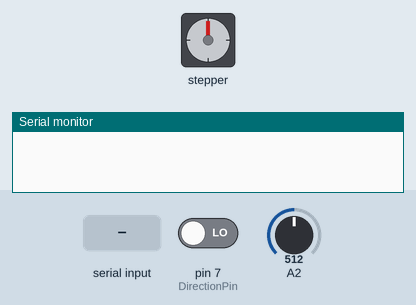
A sketch run on a simulated Arduino Uno, built with avr-gcc and run on an emulated ATmega328P. Parts: stepper motor, the last lines printed to the serial monitor. Inputs (shaded band) come from the test bench; at power-on: A2 = 512, pin 7 (DirectionPin) LOW. Stepper angles assume 200 steps per turn.

Above: at 0.9 s.
1.0 s: "90,45\n" received over Serial
At 1.15 s:
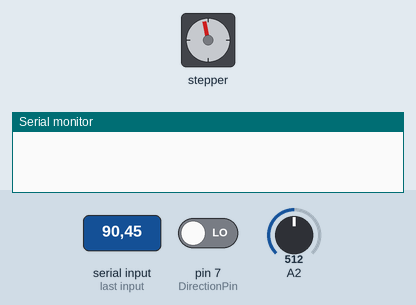
At 2.2 s:
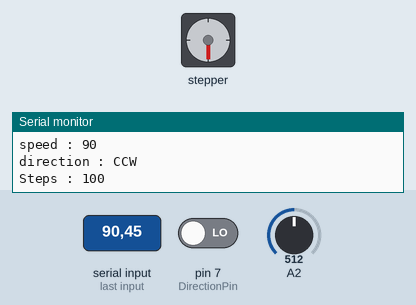
4.0 s: A2 set to 716
At 6.8 s:
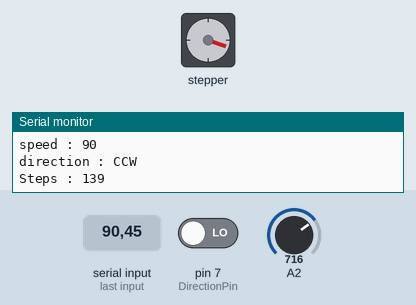
7.0 s: pin 7 (DirectionPin) driven HIGH
At 8.29 s:
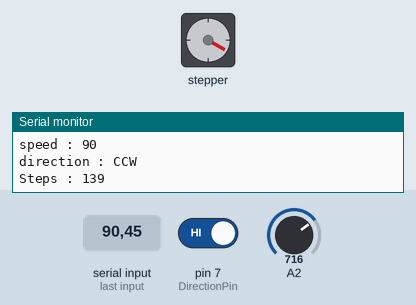
10.0 s: A2 set to 900
12.7 s: pin 7 (DirectionPin) driven LOW
15.2 s: A2 set to 1023
Timing chart, 0 to 18.9 s (numbered marks = the images above; inputs shaded):
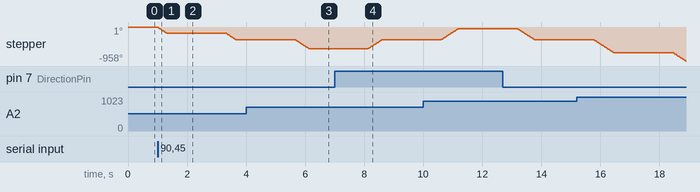

The sketch:

Stepper.ino
```cpp
#include <Stepper.h>
#define IN1 2
#define IN2 3
#define IN3 4
#define IN4 5
#define DirectionPin 7

Stepper stepper (200, IN1, IN2, IN3, IN4);
int speed = 0;

void setup() {
  pinMode(IN1, OUTPUT);
  pinMode(IN2, OUTPUT);
  pinMode(IN3, OUTPUT);
  pinMode(IN4, OUTPUT);
  pinMode(DirectionPin, INPUT);
  Serial.begin(9600);
  while (!Serial.available()) {}
  speed = Serial.parseInt();
}

void loop() {
  int potentiometer = analogRead(A2);
  int val = map(potentiometer, 0, 1023, 0, 200);
  bool direction = digitalRead(DirectionPin);
  stepper.setSpeed(speed);
  stepper.step(direction? val : 0 - val);
  Serial.print("speed : ");
  Serial.println(speed);
  Serial.print("direction : ");
  Serial.println(direction? "CW" : "CCW");
  Serial.print("Steps : ");
  Serial.println(val);
  Serial.println("");
  delay(2000);
}
```

Measured:
- after the input at 1.0 s, stepper: turns 180° counter-clockwise in 0.32 s, then 180° counter-clockwise in 0.32 s
